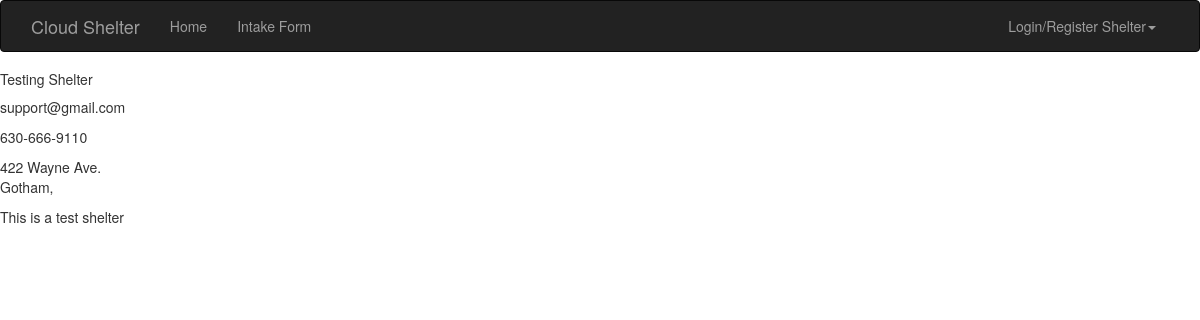
The page /shelter/3/ on the database its author committed.
### App/models.py (models this page shows, shortened)
class Shelter(models.Model):
    user = models.OneToOneField(User, on_delete=models.CASCADE)
    userid = models.IntegerField()
    shelter_name = models.CharField(max_length=500)
    shelter_support_email = models.CharField(max_length=200) #See Below?
    shelter_support_tele = models.CharField(max_length=15) #See Below?
    shelter_address = models.CharField(max_length=200)
    shelter_city = models.CharField(max_length=200)
    shelter_state = models.CharField(max_length=2)
    shelter_desc = models.CharField(max_length=5000)
    shelter_restrictions = models.CharField(max_length=2000)
    service_rooms = models.OneToOneField(RoomService)
    service_foods = models.OneToOneField(FoodService)
    service_house = models.OneToOneField(HousingService)
    service_physical_illness = models.OneToOneField(PhysicalHealthService)
    service_mental_illness = models.OneToOneField(MentalHealthService)
    service_veteran_aid = models.OneToOneField(VeteranAid)

### App/views.py (the view)
# urls.py: url(r'^shelter/(?P<shelter_id>[0-9]+)/', views.shelter_view, name='shelter'),
def shelter_view(request, shelter_id):
    shelter = get_object_or_404(Shelter, pk=shelter_id)
    context = {
        'app_name': APP_NAME,
        'user': request.user,
        'shelter': shelter,
    }
    return render(request, 'shelter.html', context)

### templates/shelter.html (shortened to what this page needs)
{% extends 'app_base.html' %}
{% block content %}
<div>
    <div style="font-weight: bold;">
        <h5>{{ shelter.shelter_name }}</h5>
        <span style="font-weight: normal;">
            <p> {{ shelter.shelter_support_email }} </p>
            <p> {{ shelter.shelter_support_tele }} </p>
            <p> {{ shelter.shelter_address}}<br> {{ shelter.shelter_city }}, {{ shelter.shelter_state }} </p>
            <p> {{ shelter.shelter_desc }}</p>
        </span>
    </div>
</div>
{% endblock %}

### rows shown on the page
Shelter: shelter_name "Testing Shelter", shelter_support_email "support@gmail.com", shelter_support_tele "630-666-9110", shelter_address "422 Wayne Ave.", shelter_city "Gotham", shelter_desc "This is a test shelter"

### other values the page prints
{{ app_name }} "Cloud Shelter"
